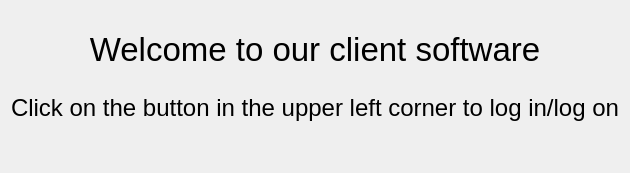
                     <widget class="QWidget" name="welcome">
                      <property name="styleSheet">
                       <string notr="true"/>
                      </property>
                      <layout class="QVBoxLayout" name="verticalLayout_5">
                       <item>
                        <widget class="QLabel" name="label_27">
                         <property name="text">
                          <string/>
                         </property>
                        </widget>
                       </item>
                       <item>
                        <widget class="QLabel" name="label_24">
                         <property name="styleSheet">
                          <string notr="true">QLabel{
	font: 9pt &quot;Times New Roman&quot;;
	font: 25pt
}</string>
                         </property>
                         <property name="text">
                          <string>Welcome to our client software</string>
                         </property>
                         <property name="alignment">
                          <set>Qt::AlignCenter</set>
                         </property>
                        </widget>
                       </item>
                       <item>
                        <widget class="QLabel" name="label_28">
                         <property name="text">
                          <string/>
                         </property>
                        </widget>
                       </item>
                       <item>
                        <widget class="QLabel" name="label_25">
                         <property name="styleSheet">
                          <string notr="true">QLabel{
	font: 9pt &quot;Times New Roman&quot;;
	font: 18pt
}</string>
                         </property>
                         <property name="text">
                          <string>Click on the button in the upper left corner to log in/log on</string>
                         </property>
                         <property name="alignment">
                          <set>Qt::AlignCenter</set>
                         </property>
                        </widget>
                       </item>
                       <item>
                        <widget class="QLabel" name="label_26">
                         <property name="text">
                          <string/>
                         </property>
                        </widget>
                       </item>
                       <item>
                        <widget class="QLabel" name="label_29">
                         <property name="text">
                          <string/>
                         </property>
                        </widget>
                       </item>
                      </layout>
                     </widget>
